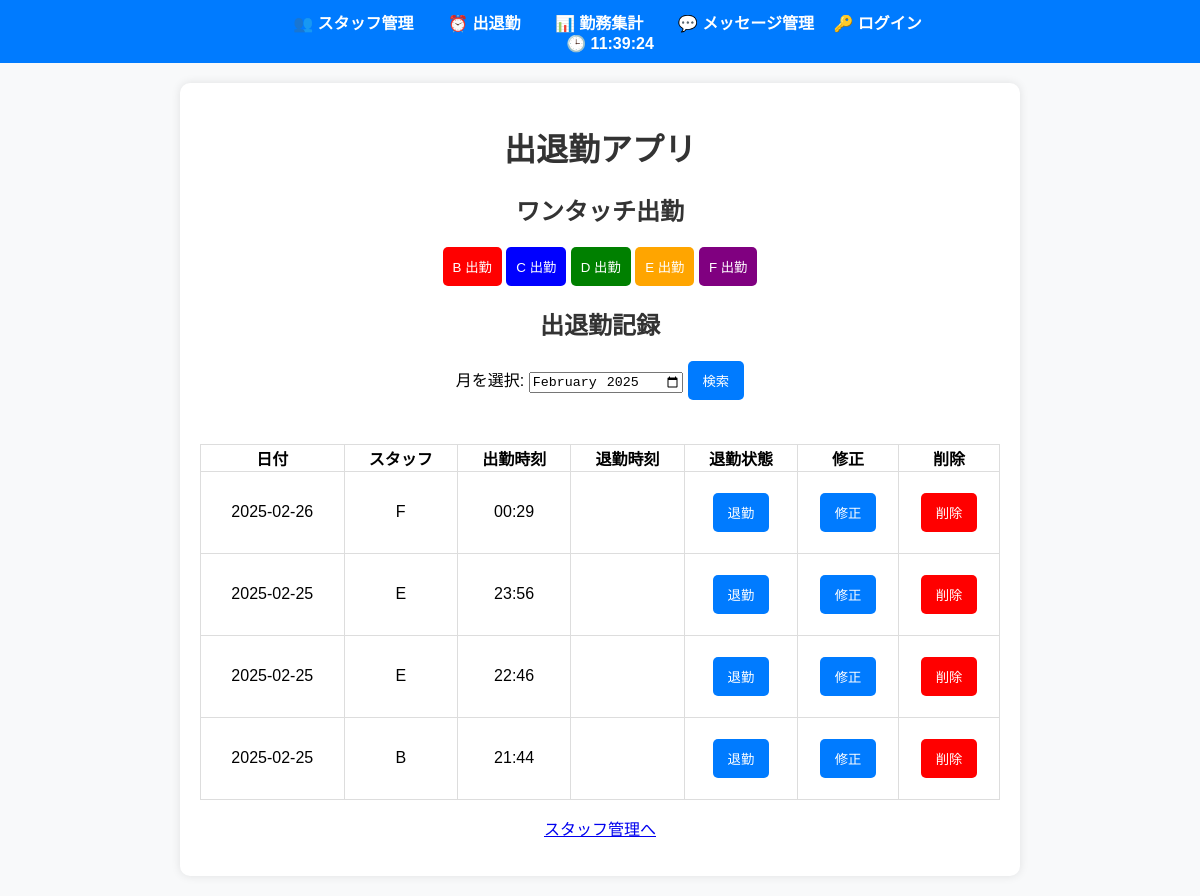
The page /attendance on the database as committed earlier.
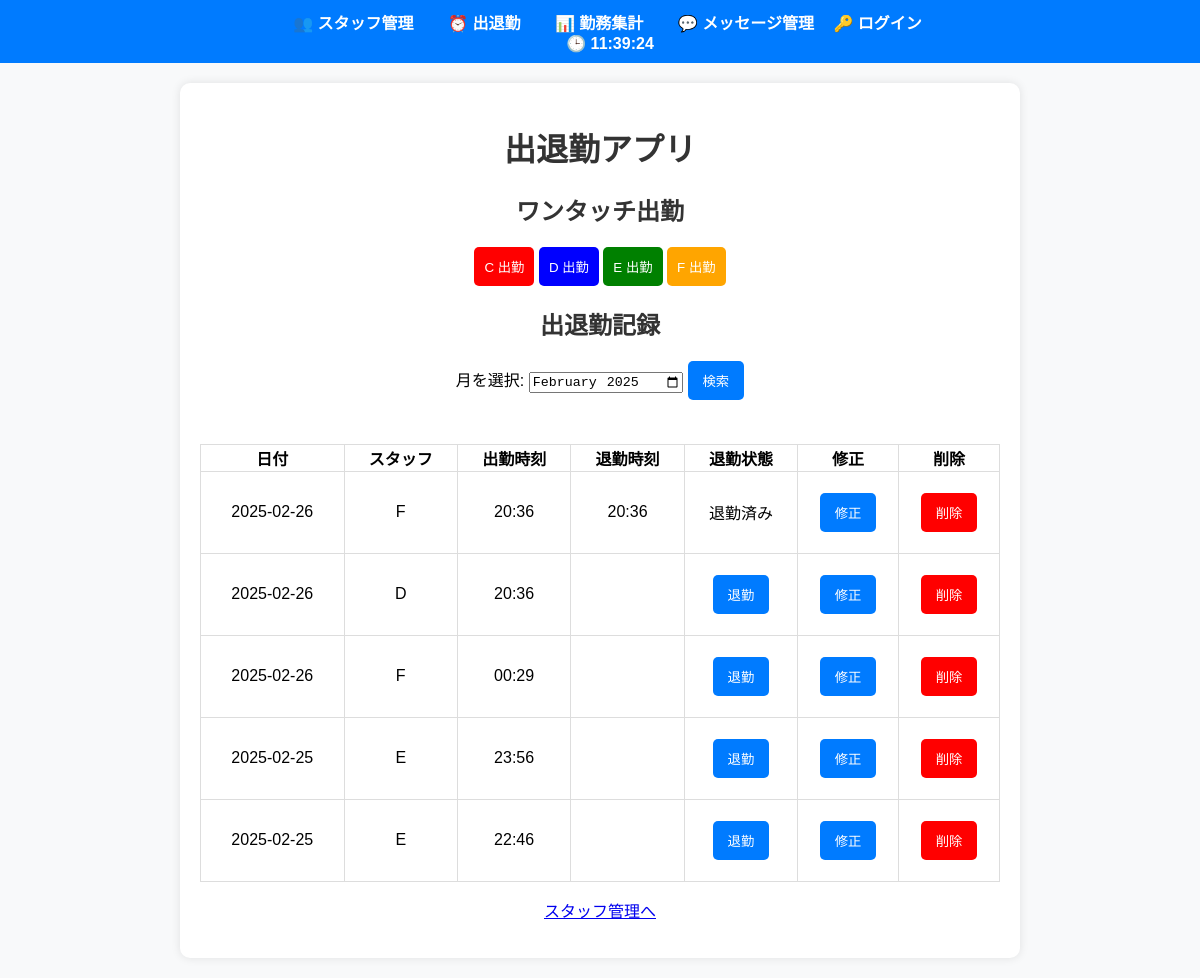
The same page on the database as committed later.
### models.py (models this page shows)
class Staff(db.Model):
    id = db.Column(db.Integer, primary_key=True)
    name = db.Column(db.String(100), nullable=False)

class Attendance(db.Model):
    id = db.Column(db.Integer, primary_key=True)
    staff_id = db.Column(db.Integer, db.ForeignKey('staff.id'), nullable=False)
    work_date = db.Column(db.Date, nullable=False)
    clock_in = db.Column(db.Time, nullable=True)
    clock_out = db.Column(db.Time, nullable=True)
    staff = db.relationship('Staff', backref=db.backref('attendances', lazy=True))  # ← 追加！

### routes.py (the view)
@app.route('/attendance', methods=['GET'])
def attendance():
    staff = Staff.query.all()
    selected_month = request.args.get('month', datetime.today().strftime('%Y-%m'))  # デフォルトで今月を表示
    query = Attendance.query.join(Staff).order_by(Attendance.work_date.desc(), Attendance.clock_in.desc())
    if selected_month:
        query = query.filter(func.strftime('%Y-%m', Attendance.work_date) == selected_month)
    attendance_records = query.all()
    return render_template('attendance.html', staff=staff, attendance_records=attendance_records, selected_month=selected_month)

### templates/attendance.html (shortened to what this page needs)
{% extends "base.html" %}
{% block content %}
<h1>出退勤アプリ</h1>
<h2>ワンタッチ出勤</h2>
{% set colors = ["red", "blue", "green", "orange", "purple"] %}
{% for person in staff[:5] %}
<form action="{{ url_for('clock_in') }}" method="POST" style="display:inline;">
    <button type="submit" style="background-color: {{ colors[loop.index0 % colors|length] }}; color: white; padding: 10px; border: none; border-radius: 5px; cursor: pointer;">
        {{ person.name }} 出勤
    </button>
</form>
{% endfor %}
<h2>出退勤記録</h2>
<form method="GET">
    <label>月を選択:</label>
    <input type="month" name="month" value="{{ selected_month }}">
    <button type="submit">検索</button>
</form>
<table>
    <tr>
        <th>日付</th>
        <th>スタッフ</th>
        <th>出勤時刻</th>
        <th>退勤時刻</th>
        <th>退勤状態</th>
        <th>修正</th>
        <th>削除</th>
    </tr>
    {% for record in attendance_records %}
    <tr>
        <td>{{ record.work_date }}</td>
        <td>{{ record.staff.name }}</td>
        <td>{{ record.clock_in.strftime('%H:%M') if record.clock_in else '' }}</td>
　　　　　<td>{{ record.clock_out.strftime('%H:%M') if record.clock_out else '' }}</td>
        <td>
            {% if not record.clock_out %}
            <form action="{{ url_for('clock_out', attendance_id=record.id) }}" method="POST">
                <button type="submit">退勤</button>
            </form>
            {% else %}
            退勤済み
            {% endif %}
        </td>
        <td>
            <form action="{{ url_for('edit_attendance', attendance_id=record.id) }}" method="GET">
                <button type="submit">修正</button>
            </form>
        </td>
        <td>
            <form action="{{ url_for('delete_attendance', attendance_id=record.id) }}" method="POST" onsubmit="return confirm('本当に削除しますか？');">
                <button type="submit" style="background-color: red; color: white;">削除</button>
            </form>
        </td>
    </tr>
    {% endfor %}
</table>
<p><a href="{{ url_for('staff_list') }}">スタッフ管理へ</a></p>
{% endblock %}

### templates/base.html (shortened to what this page needs)
<!DOCTYPE html>
<html lang="ja">
<head>
    <link rel="stylesheet" href="{{ url_for('static', filename='style.css') }}">
</head>
<body>
    <nav class="navbar">
        <ul>
            <li><a href="{{ url_for('staff_list') }}">👥 スタッフ管理</a></li>
            <li><a href="{{ url_for('attendance') }}">⏰ 出退勤</a></li>
            <li><a href="{{ url_for('work_summary') }}">📊 勤務集計</a></li>
            <li><a href="{{ url_for('message_list') }}">💬 メッセージ管理</a></li>
            {% if current_user.is_authenticated %}
        <span>👤 {{ current_user.username }} さん</span>
        <a href="{{ url_for('logout') }}">🚪 ログアウト</a>
    {% else %}
        <a href="{{ url_for('login') }}">🔑 ログイン</a>
    {% endif %}
        </ul>
        <span id="current-time"></span>
    </nav>
    <div class="content">
        {% block content %}{% endblock %}
    </div>
</body>
</html>

### static/style.css (style rules this page uses)
.navbar { background-color: #007bff; padding: 10px 0; text-align: center; }
.navbar ul { list-style: none; padding: 0; margin: 0; }
.navbar li { display: inline; margin: 0 15px; }
.navbar a { text-decoration: none; color: white; font-size: 16px; font-weight: bold; }
#current-time { font-size: 16px; color: white; margin-left: 20px; font-weight: bold; }
body { font-family: Arial, sans-serif; margin: 0; padding: 0; background-color: #f8f9fa; text-align: center; }
.content { max-width: 800px; margin: 20px auto; background: white; padding: 20px; border-radius: 10px; box-shadow: 0 0 10px rgba(0, 0, 0, 0.1); }
h1, h2 { color: #333; }
form { margin: 20px 0; }
button { background-color: #007bff; color: white; border: none; padding: 10px 15px; cursor: pointer; border-radius: 5px; }
table { width: 100%; border-collapse: collapse; background-color: white; }
th, td { border: 1px solid #ddd; padding: }

Rows that differ between the two databases and show on the page:
removed Staff: name "B"
removed Attendance: work_date "2025-02-25", staff.name "B", clock_in "21:44"
added Attendance: work_date "2025-02-26", staff.name "F", clock_in "20:36", clock_out "20:36", shows "退勤済み"
added Attendance: work_date "2025-02-26", staff.name "D", clock_in "20:36"
